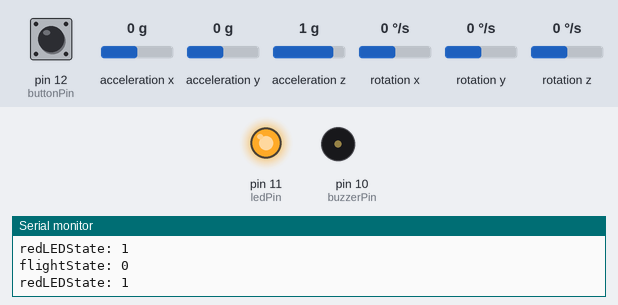
A sketch run on a simulated Arduino Uno, built with avr-gcc and run on an emulated ATmega328P. Parts: output pins drawn as LEDs (lit = HIGH), buzzer (waves = sounding), the last lines printed to the serial monitor. Wiring (inferred from the names in the program): MPU-6050 motion sensor at I2C address 0x68. Inputs (shaded band) come from the test bench; at power-on: pin 12 (buttonPin) LOW, acceleration x 0 g, acceleration y 0 g, acceleration z 1 g, rotation x 0 °/s, rotation y 0 °/s, rotation z 0 °/s.

Above: at 1.2 s.
1.3 s: pin 12 (buttonPin) pulled HIGH for 1 s
At 2.43 s:
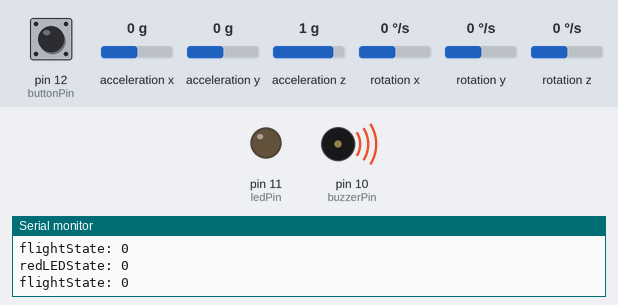
At 3.6 s:
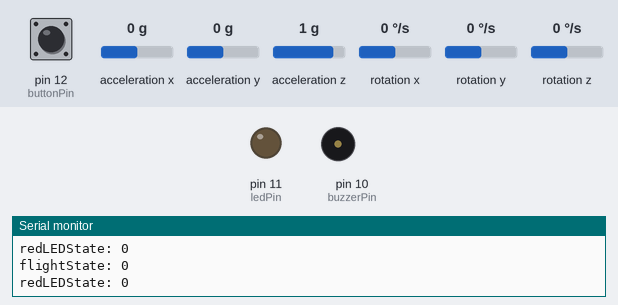
3.9 s: pin 12 (buttonPin) pulled HIGH for 0.15 s
At 4.03 s:
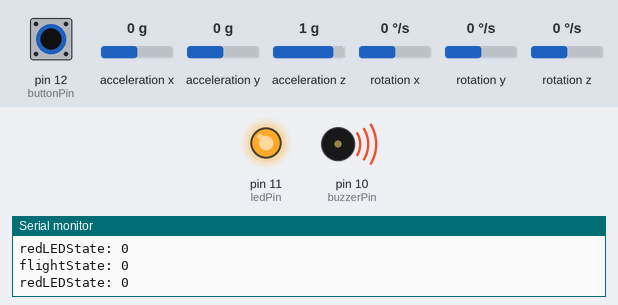
Timing chart, 0 to 6.9 s (numbered marks = the images above; inputs shaded):
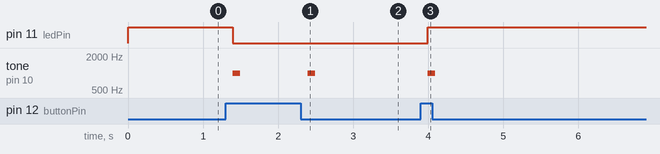

The sketch:

buttonBuzzLEDDebounceState.ino
```cpp
#include <Wire.h>
//MPU Variables:
long accelX, accelY, accelZ;
float gForceX, gForceY, gForceZ;
long gyroX, gyroY, gyroZ;
float rotX, rotY, rotZ;

const int buttonPin = 12;
const int ledPin = 11;
const int buzzerPin = 10;

const int launchPin = 2;
const int ignitionPin = 3;

int buttonState;             // the current reading from the input pin
int lastbuttonState = LOW;   // the previous reading from the input pin
// the following variables are unsigned longs because the time, measured in
// milliseconds, will quickly become a bigger number than can be stored in an int.
unsigned long lastDebounceTime = 0;  // the last time the output pin was toggled
unsigned long debounceDelay = 50;    // the debounce time; increase if the output flickers
int flightState = 0;
// Variables will change:
int redLEDState = HIGH;         // the current state of the output pin

void setup() {
  pinMode(buttonPin, INPUT);
  pinMode(ledPin, OUTPUT);
  digitalWrite(ledPin, redLEDState);
  Serial.begin(9600);
  Wire.begin();
  setupMPU();
}

void loop() {
  // read the state of the switch into a local variable:
  int reading = digitalRead(buttonPin);
  // check to see if you just pressed the button
  // (i.e. the input went from LOW to HIGH), and you've waited long enough
  // since the last press to ignore any noise:
  // If the switch changed, due to noise or pressing:
  if (reading != lastbuttonState) {
    // reset the debouncing timer
    lastDebounceTime = millis();
  }
  if ((millis() - lastDebounceTime) > debounceDelay) {
    if (reading != buttonState) {
      buttonState = reading;
      tone(10,1000,100);
      // only toggle the LED if the new button state is HIGH
      if (buttonState == HIGH) {
        redLEDState = !redLEDState;
      }
      flightState = redLEDState; //toggle the flight state with the led on button press
    }
  }
  // set the LED:
  digitalWrite(ledPin, redLEDState);
  // save the reading. Next time through the loop, it'll be the lastbuttonState:
  lastbuttonState = reading;
  Serial.println((String)"redLEDState: " + redLEDState);
  Serial.println((String)"flightState: " + flightState);

    while(flightState == 1){
      recordAccelRegisters();
      recordGyroRegisters();
      printData();
    }
  /*else if (flightState == 2){
    //ingnite engines start the in flight data logging functions and apogee detection
  }*/
}

void setupMPU(){
  Wire.beginTransmission(0b1101000); //This is the I2c address of the MPU
  Wire.write((byte)0x6B); //Accessing the register 6B - Power Management (See 4.28 in MPU data sheet https://invensense.tdk.com/wp-content/uploads/2015/02/MPU-6000-Register-Map1.pdf)
  Wire.write((byte)0b0000000); //Writing zero to every bit in the 0x6B register
  Wire.endTransmission();

  Wire.beginTransmission(0b1101000);
  Wire.write(0x1C); //Accesssing the register 1C - Accelerometer Configuration (See 4.5  in Data Sheet)
  Wire.write(0b00001000); // Set to +-4g Full Scale Range, so the LSB Sensitivity is 8192 LSB/g
  Wire.endTransmission();

  Wire.beginTransmission(0b1101000);
  Wire.write(0x1B);//Accessing the register 1B - Gyroscope Configuration
  Wire.write(0b00001100); //Set the Full Scale Range to +-1000 degress/s
  Wire.endTransmission();
}

void recordAccelRegisters(){
  Wire.beginTransmission(0b1101000);
  Wire.write(0x3B); //Starting register for Accel Readings
  Wire.endTransmission();
  Wire.requestFrom(0b1101000,6);
  while(Wire.available()<6);
  accelX = Wire.read()<<8|Wire.read();
  accelY = Wire.read()<<8|Wire.read();
  accelZ = Wire.read()<<8|Wire.read();
  processAccelData();
}

void processAccelData(){
  gForceX = accelX / 8192.0;
  gForceY = accelY / 8192.0;
  gForceZ = accelZ / 8192.0;
}

void recordGyroRegisters(){
  Wire.beginTransmission(0b1101000);
  Wire.write(0x43);
  Wire.endTransmission();
  Wire.requestFrom(0b1101000,6);
  while(Wire.available()<6);
  gyroX = Wire.read()<<8|Wire.read();
  gyroY = Wire.read()<<8|Wire.read();
  gyroZ = Wire.read()<<8|Wire.read();
  processGyroData();
}

void processGyroData(){
  rotX = gyroX/131.0;
  rotY = gyroY/131.0;
  rotZ = gyroZ/131.0;
}

void printData(){
    delay(500);
    Serial.println((String)"Gyro (deg) X: " +rotX + " " + "Y: " + rotY + " " + "Z: " + rotZ);
    Serial.println((String)" Accel (g) X: " +gForceX + " " + "Y: " + gForceY + " " + "Z: " + gForceZ);
}
```

Measured:
- after the input at 1.3 s, pin 11 (ledPin): HIGH → LOW after 0.10 s; tone on pin 10 (buzzerPin): alternates 1000 Hz for 0.10 s and silent for 0.90 s, starting after 0.10 s
- after the input at 3.9 s, pin 11 (ledPin): LOW → HIGH after 0.09 s; tone on pin 10 (buzzerPin): silent → 1000 Hz after 0.09 s, → silent 0.10 s later
